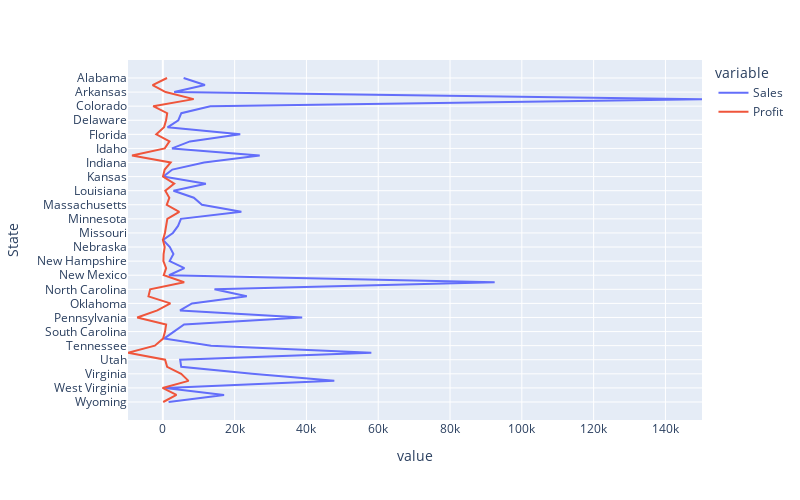

Notebook code cell kept with this figure:
### Markdown cell above
Compare the sales and profits of different states.

### Code cell
chosen_cols2 = ['Sales', 'Profit']
sales = df.groupby('State')[chosen_cols1].sum().reset_index().sort_values(by='State', ascending=False)
sales

fig = px.line(sales, x=chosen_cols2, y='State', width=800, height=500)

# Plot Settings
fig.write_image("line_plot.jpg")
fig.show()

### Figure 1 — Plotly figure (JSON) as saved in the notebook; plotly's stock layout.template omitted (floating-point values rounded to 4 significant figures)
{"data": [{"hovertemplate": "variable=Sales<br>value=%{x}<br>State=%{y}<extra></extra>", "legendgroup": "Sales", "line": {"color": "#636efa", "dash": "solid"}, "marker": {"symbol": "circle"}, "mode": "lines", "name": "Sales", "orientation": "h", "showlegend": true, "type": "scatter", "x": [1603.0, 17050.0, 673.3, 47770.0, 24870.0, 5120.0, 4822.0, 58080.0, 13440.0, 324.9, 3078.0, 5919.0, 38820.0, 4785.0, 8122.0, 23390.0, 14380.0, 92430.0, 1701.0, 6004.0, 1886.0, 2949.0, 1945.0, 63.98, 2800.0, 4231.0, 5037.0, 21870.0, 10890.0, 8622.0, 2963.0, 11990.0, 111.1, 2642.0, 11500.0, 26980.0, 2554.0, 7551.0, 21560.0, 1309.0, 4314.0, 5148.0, 13230.0, 150200.0, 3149.0, 11730.0, 5787.0], "xaxis": "x", "y": ["Wyoming", "Wisconsin", "West Virginia", "Washington", "Virginia", "Vermont", "Utah", "Texas", "Tennessee", "South Dakota", "South Carolina", "Rhode Island", "Pennsylvania", "Oregon", "Oklahoma", "Ohio", "North Carolina", "New York", "New Mexico", "New Jersey", "New Hampshire", "Nevada", "Nebraska", "Montana", "Missouri", "Mississippi", "Minnesota", "Michigan", "Massachusetts", "Maryland", "Louisiana", "Kentucky", "Kansas", "Iowa", "Indiana", "Illinois", "Idaho", "Georgia", "Florida", "District of Columbia", "Delaware", "Connecticut", "Colorado", "California", "Arkansas", "Arizona", "Alabama"], "yaxis": "y"}, {"hovertemplate": "variable=Profit<br>value=%{x}<br>State=%{y}<extra></extra>", "legendgroup": "Profit", "line": {"color": "#EF553B", "dash": "solid"}, "marker": {"symbol": "circle"}, "mode": "lines", "name": "Profit", "orientation": "h", "showlegend": true, "type": "scatter", "x": [100.2, 3788.0, -76.95, 7155.0, 5104.0, 1192.0, 631.8, -9706.0, -2229.0, 67.19, 612.8, 913.4, -7139.0, -1532.0, 2109.0, -4005.0, -3535.0, 5946.0, 251.6, 914.2, 153.9, 204.3, 518.4, 21.75, 581.0, 906.8, 1251.0, 4577.0, 1078.0, 1809.0, 686.0, 3172.0, 36.97, 520.0, 2181.0, -8590.0, 531.0, 1845.0, -1825.0, 334.3, 900.5, 1216.0, -2685.0, 8593.0, 769.9, -2854.0, 1160.0], "xaxis": "x", "y": ["Wyoming", "Wisconsin", "West Virginia", "Washington", "Virginia", "Vermont", "Utah", "Texas", "Tennessee", "South Dakota", "South Carolina", "Rhode Island", "Pennsylvania", "Oregon", "Oklahoma", "Ohio", "North Carolina", "New York", "New Mexico", "New Jersey", "New Hampshire", "Nevada", "Nebraska", "Montana", "Missouri", "Mississippi", "Minnesota", "Michigan", "Massachusetts", "Maryland", "Louisiana", "Kentucky", "Kansas", "Iowa", "Indiana", "Illinois", "Idaho", "Georgia", "Florida", "District of Columbia", "Delaware", "Connecticut", "Colorado", "California", "Arkansas", "Arizona", "Alabama"], "yaxis": "y"}], "layout": {"height": 500, "legend": {"title": {"text": "variable"}, "tracegroupgap": 0}, "margin": {"t": 60}, "width": 800, "xaxis": {"anchor": "y", "domain": [0, 1], "title": {"text": "value"}}, "yaxis": {"anchor": "x", "domain": [0, 1], "title": {"text": "State"}}}}
